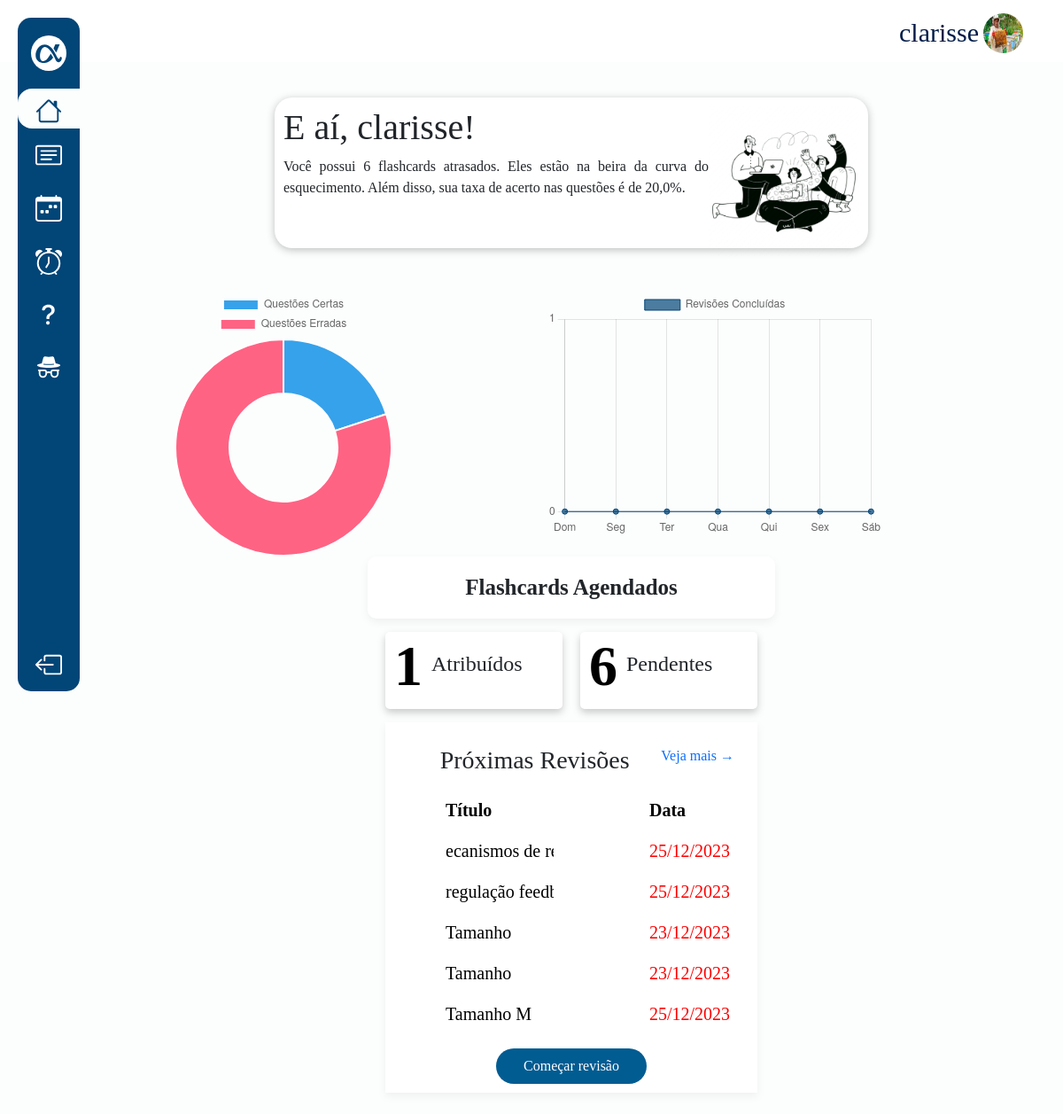
Page /dashboard (signed in) on the earlier database version.
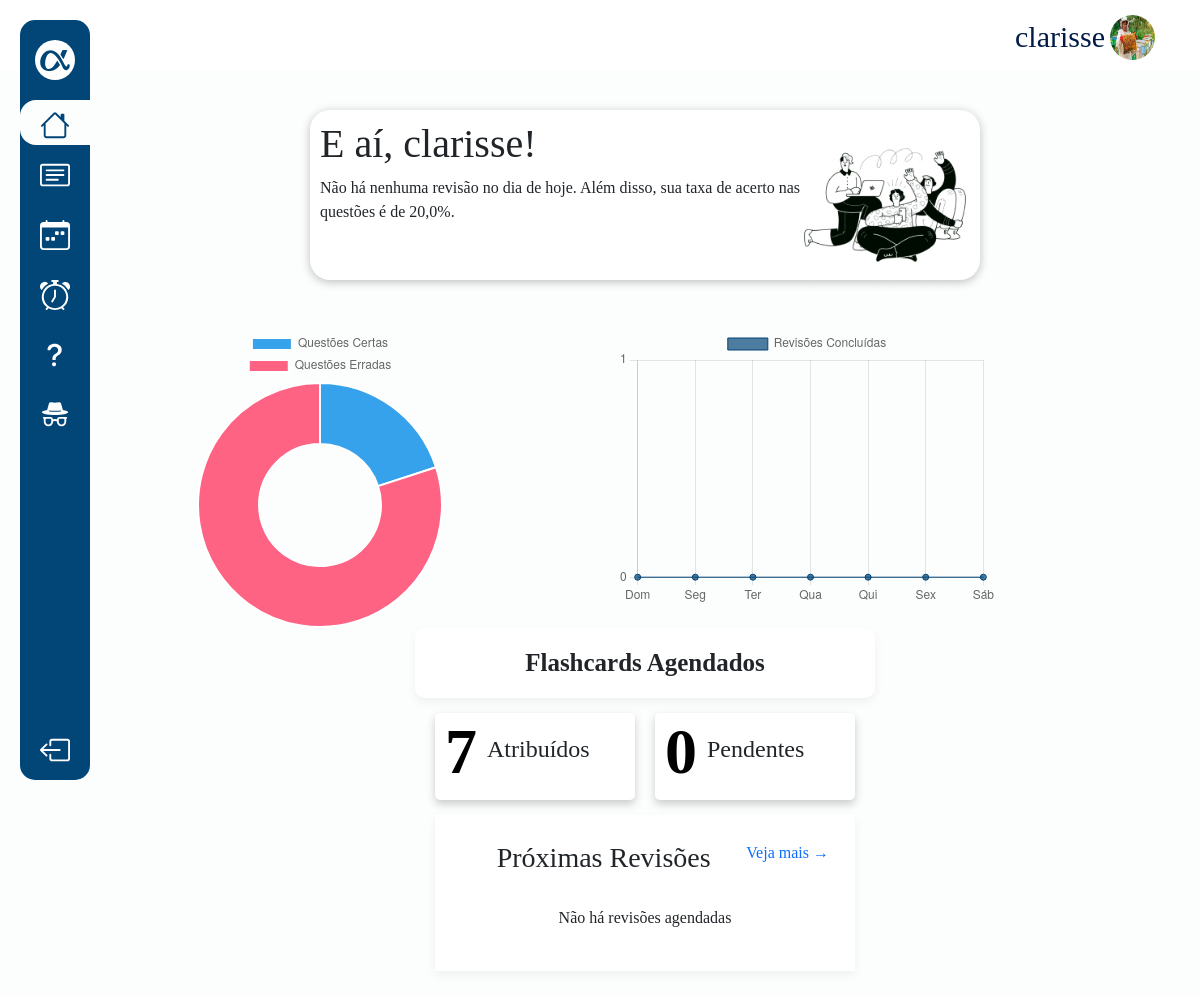
Same page on the later database version.
### revisao/models.py (models this page shows, shortened)
class Revisao(models.Model):
    user = models.ForeignKey(User, on_delete=models.CASCADE)
    flashcard = models.ForeignKey(Flashcard, on_delete=models.CASCADE)
    data_agendada = models.DateField()
    concluida = models.BooleanField(default=False)

class Flashcard(models.Model):
    user = models.ForeignKey(User, on_delete=models.CASCADE)
    titulo = models.CharField(max_length=150)
    content = QuillField()
    data = models.DateField(default=timezone.now)

### core/views/home.py (the view)
# urls.py: path('dashboard', dashboard, name='dashboard'),
@login_required
def dashboard(request):
    user = request.user
    created = Profile.objects.get_or_create(user=user)
    todas_revisoes = Revisao.objects.filter(user=user, concluida=False, data_agendada__gte=date.today()).order_by('data_agendada')
    revisoes_do_dia = Revisao.objects.filter(user=user, data_agendada=date.today(), concluida=False)
    revisoes_pendentes = Revisao.objects.filter(user=user, data_agendada__lt=date.today(), concluida=False)
    revisao = Revisao.objects.filter(user=user, concluida=False, data_agendada__lte=date.today()).order_by('data_agendada').first()
    if request.user.is_authenticated:
        user_profile, created = UserProfile.objects.get_or_create(user=request.user)
    acertos = user_profile.acertos
    erros = user_profile.erros
    if acertos + erros > 0:
        taxa_acerto = round((acertos / (acertos + erros)) * 100, 2)
    else:
       taxa_acerto = 0
    dados_revisoes = revisoes(user)
    serialized_dataq = grafico(request)
    context = {
        'todas_revisoes': todas_revisoes,
        'revisoes_do_dia': revisoes_do_dia,
        'revisoes_pendentes': revisoes_pendentes,
        'dados_revisoes': dados_revisoes,
        'revisao': revisao,
        'serialized_dataq': serialized_dataq,
        'taxa_acerto': taxa_acerto,
    }
    return render(request, "core/pages/dashboard.html", context)

### core/views/home.py (called while the page is built)
def revisoes(user):
    today = datetime.now().date()
    inicio = today - timedelta(days=today.weekday()) + timedelta(days=1)
    fim = inicio + timedelta(days=6)
    data = (
        Revisao.objects
        .filter(user=user, concluida=True, data_agendada__range=[inicio, fim])
        .values('data_agendada')
        .annotate(revisoes=Count('id'))
        .order_by('data_agendada')
    )
    dias = ['Dom', 'Seg', 'Ter', 'Qua', 'Qui', 'Sex', 'Sáb']
    revisoes_por_dia = [0] * len(dias)
    for item in data:
        data_agendada = item['data_agendada'] + timedelta(days=1)
        dia_da_semana = data_agendada.weekday()
        revisoes_por_dia[dia_da_semana] = item['revisoes']
    dados = {
        'dias': dias,
        'revisoes': revisoes_por_dia
        }
    print(dados)
    return json.dumps(dados)

### core/templates/core/pages/dashboard.html (shortened to what the changed rows need)
{% extends 'core/partials/base.html' %}
{% load static %}
{% block content %}
<br>
<div class="d-flex mt-3 container  mainc">
    <div class="">
        <div class="d-flex msgbv">
            <div>
                <h1>E aí, {{user.username}}!</h1>
                {% if revisoes_do_dia.count > 0 and revisoes_pendentes.count > 0 %}
                    {% if revisoes_do_dia.count == 1 %}
                        {% if revisoes_pendentes.count == 1 %}
                            <p>No dia de hoje, está disponível 1 flashcard para revisão, mas não se esqueça do flashcard atrasado. Eles estão na beira da curva do esquecimento. Além disso, sua taxa de acerto nas questões é de {{ taxa_acerto }}%.</p>
                        {% else %}
                            <p>No dia de hoje, está disponível 1 flashcard para revisão, mas não se esqueça dos {{ revisoes_pendentes.count }} flashcards atrasados. Eles estão na beira da curva do esquecimento. Além disso, sua taxa de acerto nas questões é de {{ taxa_acerto }}%.</p>
                        {% endif %}
                    {% else %}
                        {% if revisoes_pendentes.count == 1 %}
                            <p>No dia de hoje, estão disponíveis {{ revisoes_do_dia.count }} flashcards para revisão, mas não podemos esquecer do flashcard atrasado. Ele está na beira da curva do esquecimento. Além disso, sua taxa de acerto nas questões é de {{ taxa_acerto }}%.</p>
                        {% else %}
                            <p>No dia de hoje, estão disponíveis {{ revisoes_do_dia.count }} flashcards para revisão, mas não podemos esquecer dos {{ revisoes_pendentes.count }} flashcards atrasados. Eles estão na beira da curva do esquecimento. Além disso, sua taxa de acerto nas questões é de {{ taxa_acerto }}%.</p>
                        {% endif %}
                    {% endif %}
                {% elif revisoes_do_dia.count == 0 and revisoes_pendentes.count > 0 %}
                    {% if revisoes_pendentes.count == 1 %}
                        <p>Você possui 1 flashcard atrasado. Ele está na beira da curva do esquecimento. Além disso, sua taxa de acerto nas questões é de {{ taxa_acerto }}%.</p>
                    {% else %}
                        <p>Você possui {{ revisoes_pendentes.count }} flashcards atrasados. Eles estão na beira da curva do esquecimento. Além disso, sua taxa de acerto nas questões é de {{ taxa_acerto }}%.</p>
                    {% endif %}
                {% else %}
                    <p>Não há nenhuma revisão no dia de hoje. Além disso, sua taxa de acerto nas questões é de {{ taxa_acerto }}%.</p>
                {% endif %}
            </div>
        </div>
                {% include 'questoes/partials/grafico.html' %}
                {% include 'revisao/grafico.html' %}
    </div>
    <div class="lado2">
        <div class="fage">
            <h1 class="d-flex justify-content-center">Flashcards Agendados</h1>
        </div>
        <div class="d-flex mainfatri">
            <div class="fatri">
                <h1>{{todas_revisoes.count}}</h1>
                <p>Atribuídos</p>
            </div>
            <div class="fatri">
                <h1>{{revisoes_pendentes.count}}</h1>
                <p>Pendentes</p>
            </div>
        </div>
        <div class="tabelare">
            {% if revisao %}
            <table class="table table-borderless">
                <tr class="ftr">
                    <th class="fth">Título</th>
                    <th class="fth">Data</th>
                </tr>
                {% for revisao in revisoes_pendentes|slice:":5" %}
                <tr class="ftr">
                    <td class="ftd"><a
                            href="{% url 'detalhes_flashcard' id=revisao.flashcard.id %}">{{revisao.flashcard.titulo}}</a>
                    </td>
                    <td class="ftd" id="pendentes">{{ revisao.data_agendada|date:"d/m/Y" }}</td>
                </tr>
                {% endfor %}
            </table>
            <div class="bcomecarev">
                <a href="{% url 'detalhes_flashcard' id=revisao.flashcard.id %}">Começar revisão</a>
            </div>
            {% else %}
            <div class="nhra">
                <p>Não há revisões agendadas</p>
            </div>
            {% endif %}
        </div>
        <br>
    </div>
    {% endblock %}

Differences in the rows shown:
no longer on this page (row edited): Revisao: flashcard.titulo "ecanismos de…", data_agendada "25/12/2023"
no longer on this page (row edited): Revisao: flashcard.titulo "regulação…", data_agendada "25/12/2023"
no longer on this page (row edited): Revisao: flashcard.titulo "Tamanho", data_agendada "23/12/2023"
no longer on this page (row edited): Revisao: flashcard.titulo "Tamanho", data_agendada "23/12/2023"
no longer on this page (row edited): Revisao: flashcard.titulo "Tamanho M", data_agendada "25/12/2023"
Other differences:
{{ taxa_acerto }}: (not shown) → "20,0"
{{ todas_revisoes.count }}: "1" → "7"
{{ revisoes_pendentes.count }}: "6" → "0"
{{ revisoes_pendentes.count }}: "6" → (not shown)
{{ taxa_acerto }}: "20,0" → (not shown)
text no longer shown: "Você possui flashcards atrasados. Eles estão na beira da curva do esquecimento. Além disso, sua taxa de acerto nas questões é de Título Data Começar revisão"
text now shown: "Não há nenhuma revisão no dia de hoje. Além disso, sua taxa de acerto nas questões é de Não há revisões agendadas"
